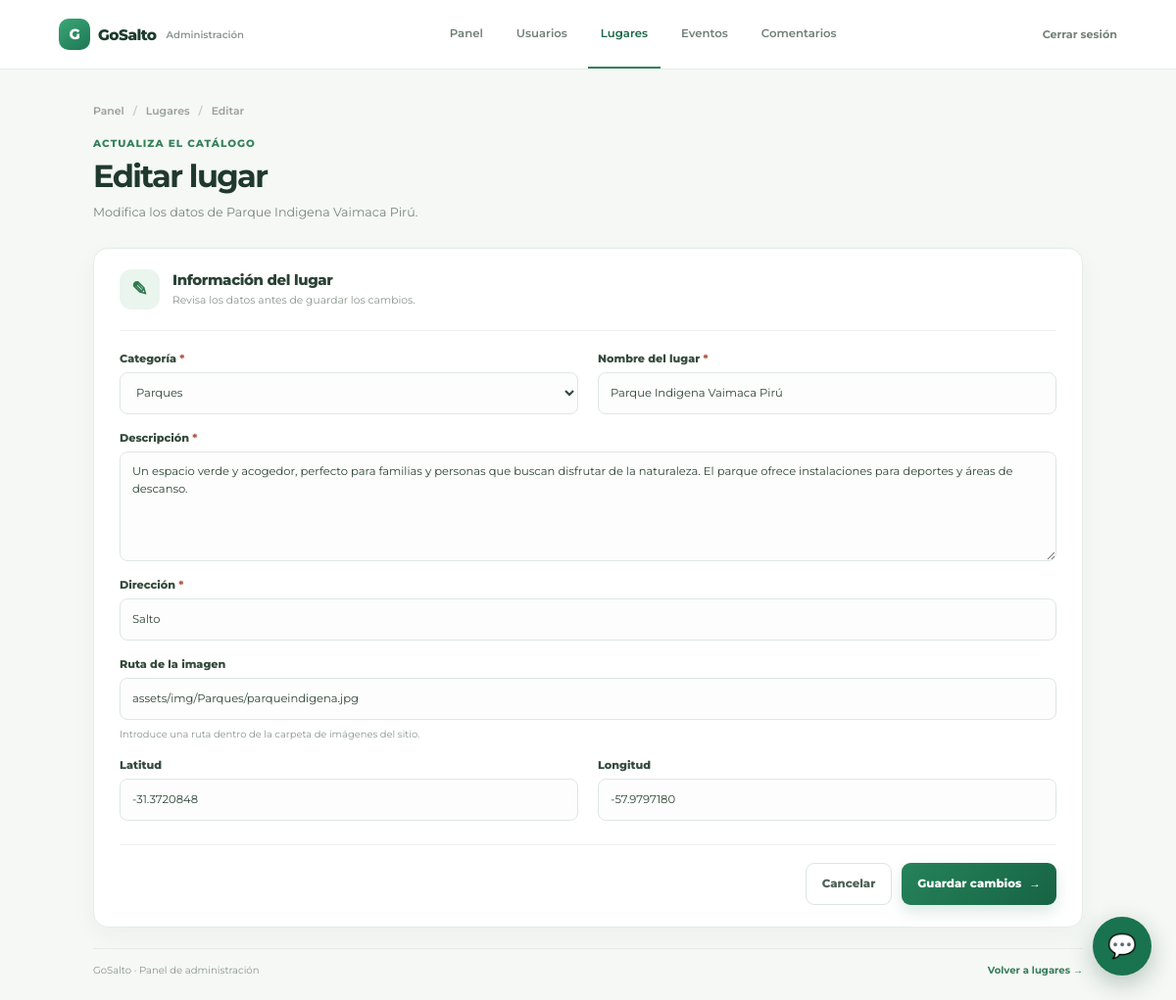
Page /pages/admin/editar_lugar.php?id=11 (signed in) on the earlier database version.
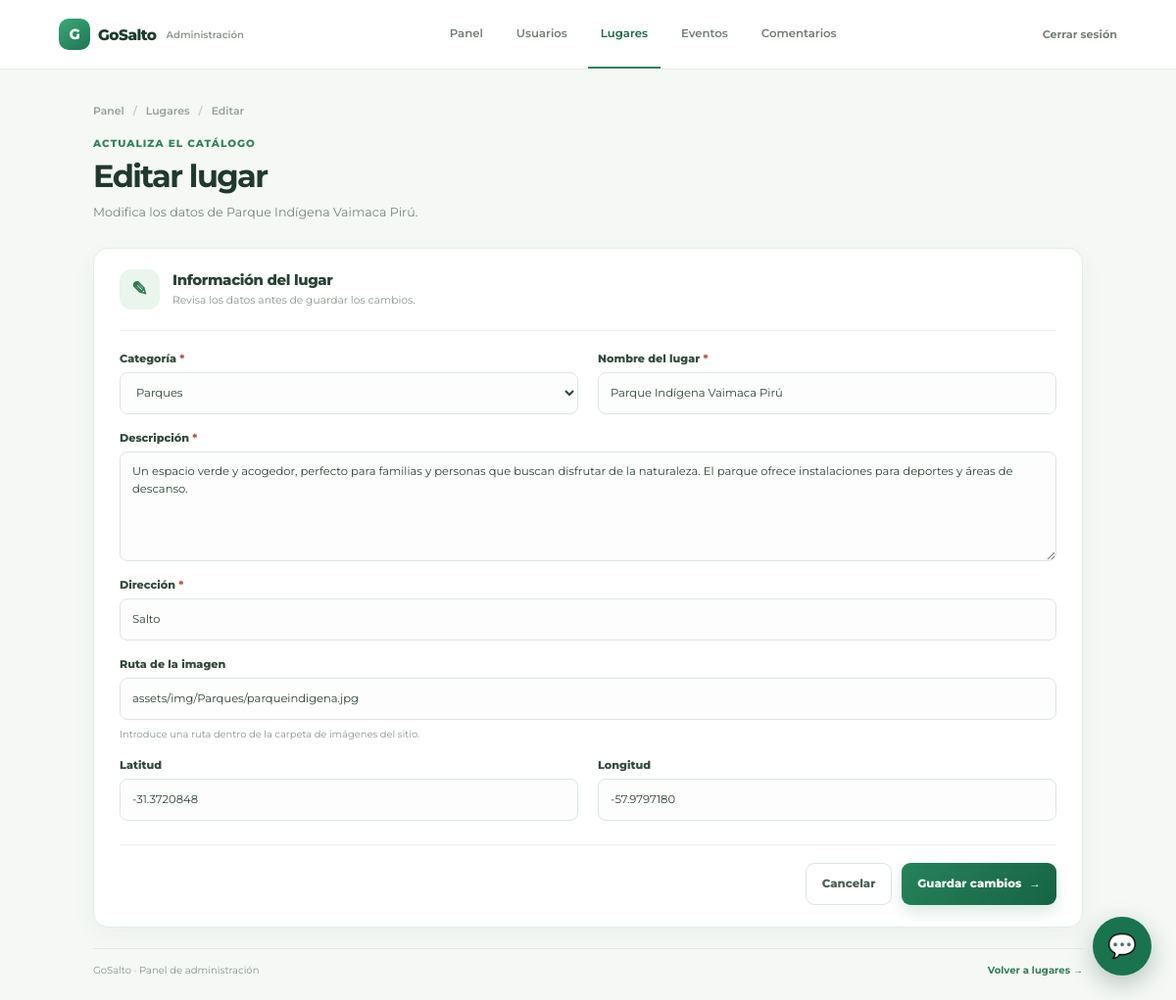
Same page on the later database version.
### tables this page shows
CREATE TABLE `lugar_categoria` (
  `ID_LUGAR` int(11) NOT NULL,
  `ID_CATEGORIA` int(11) NOT NULL
);

CREATE TABLE `lugar` (
  `ID_LUGAR` int(11) NOT NULL,
  `NOMBRE` varchar(150) NOT NULL,
  `DESCRIPCION` text DEFAULT NULL,
  `DIRECCION` varchar(200) NOT NULL,
  `IMAGEN` varchar(255) DEFAULT NULL,
  `LATITUD` decimal(10,7) DEFAULT NULL,
  `LONGITUD` decimal(10,7) DEFAULT NULL
);

CREATE TABLE `categoria` (
  `ID_CATEGORIA` int(11) NOT NULL,
  `NOMBRE` varchar(100) NOT NULL
);

### pages/admin/editar_lugar.php (the view, shortened to what the changed rows need)
<?php
require_once("../../conexion.php");
$id_lugar = $_GET["id"] ?? null;
$sql = "SELECT
            l.*,
            lc.ID_CATEGORIA
        FROM LUGAR l
        LEFT JOIN LUGAR_CATEGORIA lc
            ON l.ID_LUGAR = lc.ID_LUGAR
        WHERE l.ID_LUGAR = ?";
$stmt = $conexion->prepare($sql);
$stmt->bind_param(
    "i",
    $id_lugar
);
$stmt->execute();
$lugar = $stmt->get_result()->fetch_assoc();
$categorias = $conexion->query(
    "SELECT ID_CATEGORIA, NOMBRE
     FROM CATEGORIA
     ORDER BY NOMBRE"
);
?>
<!DOCTYPE html>
<html lang="es">
<head>
    <link rel="stylesheet" href="../../assets/css/admin-panel.css?v=2">
    <link rel="stylesheet" href="../../assets/css/admin-crud.css?v=3">
</head>
<body>
<div class="admin-crud">
    <main class="admin-crud-contenido admin-crud-contenido--formulario">
        <section class="admin-crud-encabezado">
            <div>
                <p class="admin-crud-etiqueta">Actualiza el catálogo</p>
                <h1>Editar lugar</h1>
                <p>Modifica los datos de <?= htmlspecialchars($lugar["NOMBRE"], ENT_QUOTES, "UTF-8") ?>.</p>
            </div>
        </section>
        <section class="admin-crud-form-card" aria-labelledby="titulo-formulario">
            <div class="admin-crud-form-intro">
                <div><h2 id="titulo-formulario">Información del lugar</h2><p>Revisa los datos antes de guardar los cambios.</p></div>
            </div>
            <form class="admin-crud-form" method="POST">
                <div class="admin-crud-campos">
                    <div class="admin-crud-campo">
                        <label for="id_categoria">Categoría <span aria-hidden="true">*</span></label>
                        <select id="id_categoria" name="id_categoria" required>
                            <?php while ($categoria = $categorias->fetch_assoc()): ?>
                                <option value="<?= (int) $categoria["ID_CATEGORIA"] ?>" <?= (int) $categoria["ID_CATEGORIA"] === (int) $lugar["ID_CATEGORIA"] ? "selected" : "" ?>><?= htmlspecialchars($categoria["NOMBRE"], ENT_QUOTES, "UTF-8") ?></option>
                            <?php endwhile; ?>
                        </select>
                    </div>
                    <div class="admin-crud-campo">
                        <label for="nombre">Nombre del lugar <span aria-hidden="true">*</span></label>
                        <input id="nombre" type="text" name="nombre" maxlength="150" value="<?= htmlspecialchars($lugar["NOMBRE"], ENT_QUOTES, "UTF-8") ?>" required>
                    </div>
                    <div class="admin-crud-campo admin-crud-campo--ancho">
                        <label for="descripcion">Descripción <span aria-hidden="true">*</span></label>
                        <textarea id="descripcion" name="descripcion" rows="4" required><?= htmlspecialchars($lugar["DESCRIPCION"], ENT_QUOTES, "UTF-8") ?></textarea>
                    </div>
                    <div class="admin-crud-campo admin-crud-campo--ancho">
                        <label for="direccion">Dirección <span aria-hidden="true">*</span></label>
                        <input id="direccion" type="text" name="direccion" maxlength="200" value="<?= htmlspecialchars($lugar["DIRECCION"], ENT_QUOTES, "UTF-8") ?>" required>
                    </div>
                    <div class="admin-crud-campo admin-crud-campo--ancho">
                        <label for="imagen">Ruta de la imagen</label>
                        <input id="imagen" type="text" name="imagen" maxlength="255" value="<?= htmlspecialchars($lugar["IMAGEN"] ?? "", ENT_QUOTES, "UTF-8") ?>" placeholder="assets/img/ejemplo.jpg">
                        <small>Introduce una ruta dentro de la carpeta de imágenes del sitio.</small>
                    </div>
                    <div class="admin-crud-campo">
                        <label for="latitud">Latitud</label>
                        <input id="latitud" type="number" name="latitud" step="any" min="-90" max="90" value="<?= htmlspecialchars($lugar["LATITUD"] ?? "", ENT_QUOTES, "UTF-8") ?>" placeholder="-31.3977508">
                    </div>
                    <div class="admin-crud-campo">
                        <label for="longitud">Longitud</label>
                        <input id="longitud" type="number" name="longitud" step="any" min="-180" max="180" value="<?= htmlspecialchars($lugar["LONGITUD"] ?? "", ENT_QUOTES, "UTF-8") ?>" placeholder="-57.9623953">
                    </div>
                </div>
            </form>
        </section>
    </main>
</div>
<?php include("../../includes/chat-widget.php"); ?>
</body>
</html>

Differences in the rows shown:
changed through a linked row, lugar_categoria "Parques": ID_LUGAR.NOMBRE "Parque Indigena Vaimaca Pirú" → "Parque Indígena Vaimaca Pirú"; nombre "Parque Indigena Vaimaca Pirú" → "Parque Indígena Vaimaca Pirú"
